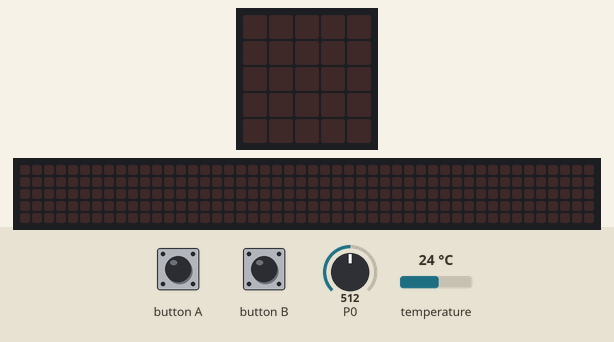
This program was run on a simulated BBC micro:bit (MakeCode). Shown: the board's 5×5 LED display, a strip that is not on the board, showing the scrolling text unrolled. Inputs (shaded band) come from the test bench; at power-on: P0 = 512, temperature 24 °C (analog values on the 0–1023 scale). The 48×5 strip is a reading aid, not a part: it shows the text the display is scrolling, unrolled, one strip-width of it at a time.

Above: at 1.2 s.
1.3 s: button A pressed for 0.15 s
At 4.0 s:
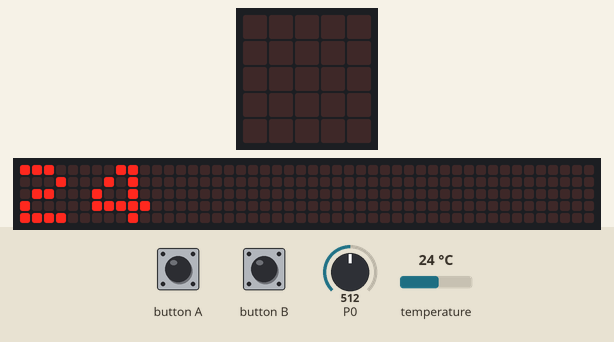
4.3 s: button B pressed for 0.15 s
At 5.87 s:
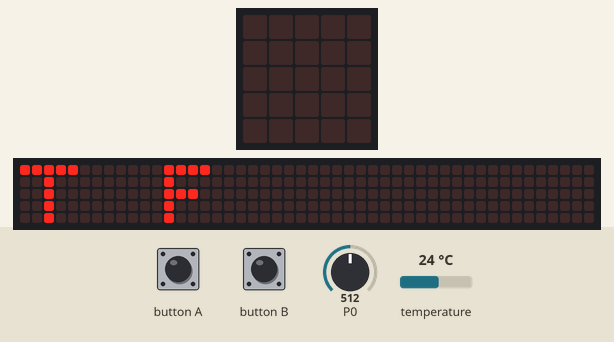
7.3 s: button A pressed for 0.15 s
At 8.42 s:
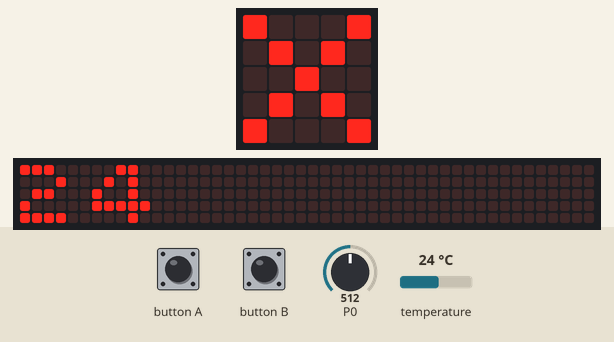

The program:

main.ts
```typescript
input.onButtonPressed(Button.A, function () {
    if (input.temperature() < 8 == input.temperature() > 30) {
        basic.showNumber(input.temperature())
        basic.showString("T F")
        basic.showIcon(IconNames.No)
    } else {
        basic.showNumber(input.temperature())
        basic.showString("T OK")
        basic.showIcon(IconNames.Yes)
    }
})
input.onButtonPressed(Button.B, function () {
    if (pins.analogReadPin(AnalogPin.P0) < 200 == pins.analogReadPin(AnalogPin.P0) > 600) {
        basic.showNumber(pins.analogReadPin(AnalogPin.P0))
        basic.showString("H F")
        basic.showIcon(IconNames.No)
    } else {
        basic.showNumber(pins.analogReadPin(AnalogPin.P0))
        basic.showString("H OK")
        basic.showIcon(IconNames.Yes)
    }
})
```

test.ts
```typescript
// aquí va el archivo "tests"; esto no se compilará cuando este paquete se utilice como una extensión.
```

Measured:
- after the input at 1.3 s, the display: changes after 0.15 s (image 1)
- what the display in image 2 shows lasts 0.4 s, from 5.7 s to 6.1 s
